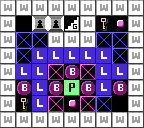

The image is a tile-based game level rendered from a .tmx file. Its description and complete source (layers, tilesets, objects, tile grids) follow:
An orthogonal 9x8 tile map with 16x16 px tiles, 1 tile layer (Tile layer 1).

<map version="1.0" tiledversion="1.1.5" orientation="orthogonal" renderorder="right-down" width="9" height="8" tilewidth="16" tileheight="16" infinite="0" nextobjectid="1">
 <properties>
  <property name="difficulty" value="7" />
  <property name="name" value="It's a Feature" />
  <property name="turns" value="56" />
 </properties>
 <tileset firstgid="1" source="../../../dev/editor_tileset.tsx" />
 <layer name="Tile layer 1" width="9" height="8">
  <data encoding="csv">
1,1,1,1,1,1,1,1,1,
1,0,4,4,18,1,5,8,1,
1,9,9,1,1,1,9,9,1,
1,9,10,10,10,10,10,9,1,
1,10,10,6,11,6,10,10,1,
1,11,10,11,17,11,10,11,1,
1,5,10,6,8,6,9,0,1,
1,1,1,1,1,1,1,1,1
</data>
 </layer>
</map>
